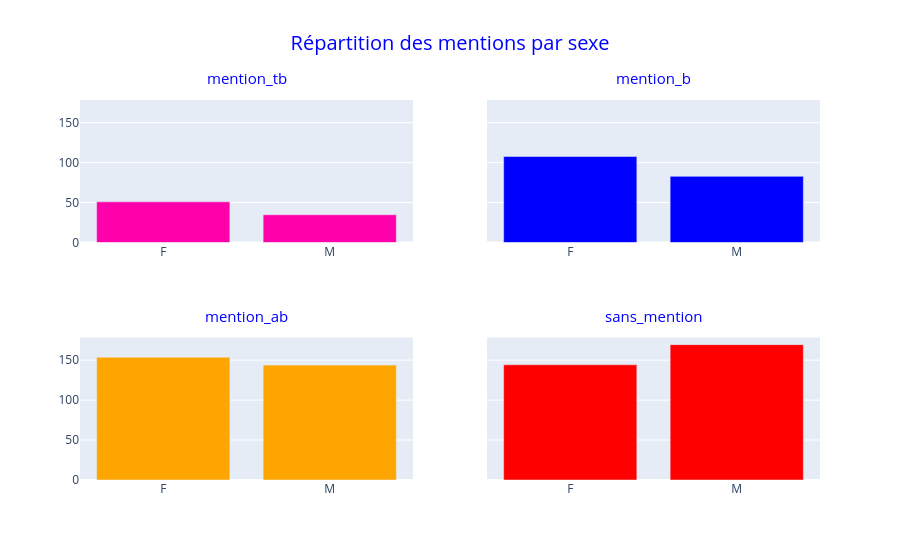

Notebook code for this chart:
### Markdown cell above
### Répartition des mentions par sexe

### Code cell
group_mention = df.groupby('sexe')[admis_mention].mean().reset_index()

cols = 2 
rows = (len(admis_mention) + cols - 1) // cols 
fig=go.Figure()
mention_sexe = make_subplots(
    rows=rows, 
    cols=cols, 
    subplot_titles=admis_mention, 
    shared_yaxes=True
)

for i,column in enumerate(admis_mention):
    row = i // cols + 1 
    col = i % cols + 1        
    mention_sexe.add_trace(
        go.Bar(
            x=group_mention['sexe'], 
            y=group_mention[column],
            marker=dict(color=colors_mention[column])
        ), 
        row=row, 
        col=col
    )

mention_sexe.update_layout(
    title=dict(text='Répartition des mentions par sexe', x=0.5, font=dict(size=20, color='blue')),
    showlegend=False
)
mention_sexe.update_yaxes(matches='y')
mention_sexe.update_annotations(yshift=10, font=dict(size=15, color='blue'))
mention_sexe.show()

### Figure 1 — Plotly figure (JSON) as saved in the notebook; plotly's stock layout.template omitted (floating-point values rounded to 4 significant figures)
{"data": [{"marker": {"color": "#FF00AA"}, "type": "bar", "x": ["F", "M"], "xaxis": "x", "y": [50.89, 34.76], "yaxis": "y"}, {"marker": {"color": "blue"}, "type": "bar", "x": ["F", "M"], "xaxis": "x2", "y": [107.7, 82.79], "yaxis": "y2"}, {"marker": {"color": "orange"}, "type": "bar", "x": ["F", "M"], "xaxis": "x3", "y": [153.6, 143.8], "yaxis": "y3"}, {"marker": {"color": "red"}, "type": "bar", "x": ["F", "M"], "xaxis": "x4", "y": [144.2, 169.4], "yaxis": "y4"}], "layout": {"annotations": [{"font": {"color": "blue", "size": 15}, "showarrow": false, "text": "mention_tb", "x": 0.225, "xanchor": "center", "xref": "paper", "y": 1, "yanchor": "bottom", "yref": "paper", "yshift": 10}, {"font": {"color": "blue", "size": 15}, "showarrow": false, "text": "mention_b", "x": 0.775, "xanchor": "center", "xref": "paper", "y": 1, "yanchor": "bottom", "yref": "paper", "yshift": 10}, {"font": {"color": "blue", "size": 15}, "showarrow": false, "text": "mention_ab", "x": 0.225, "xanchor": "center", "xref": "paper", "y": 0.375, "yanchor": "bottom", "yref": "paper", "yshift": 10}, {"font": {"color": "blue", "size": 15}, "showarrow": false, "text": "sans_mention", "x": 0.775, "xanchor": "center", "xref": "paper", "y": 0.375, "yanchor": "bottom", "yref": "paper", "yshift": 10}], "showlegend": false, "title": {"font": {"color": "blue", "size": 20}, "text": "Répartition des mentions par sexe", "x": 0.5}, "xaxis": {"anchor": "y", "domain": [0, 0.45]}, "xaxis2": {"anchor": "y2", "domain": [0.55, 1]}, "xaxis3": {"anchor": "y3", "domain": [0, 0.45]}, "xaxis4": {"anchor": "y4", "domain": [0.55, 1]}, "yaxis": {"anchor": "x", "domain": [0.625, 1], "matches": "y"}, "yaxis2": {"anchor": "x2", "domain": [0.625, 1], "matches": "y", "showticklabels": false}, "yaxis3": {"anchor": "x3", "domain": [0, 0.375], "matches": "y"}, "yaxis4": {"anchor": "x4", "domain": [0, 0.375], "matches": "y", "showticklabels": false}}}
